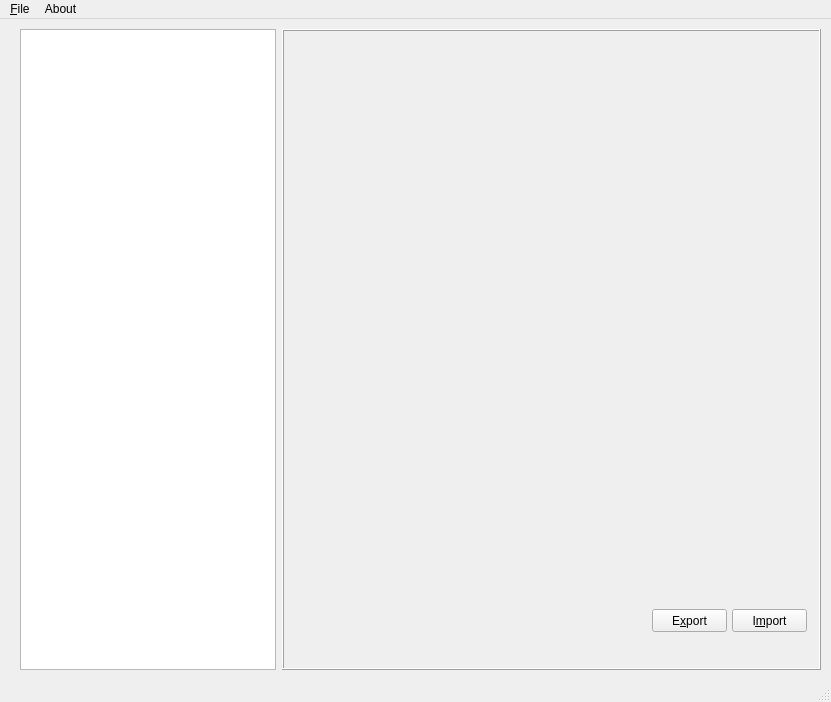
<?xml version="1.0" encoding="UTF-8"?>
<ui version="4.0">
 <class>MainWindow</class>
 <widget class="QMainWindow" name="MainWindow">
  <property name="geometry">
   <rect>
    <x>0</x>
    <y>0</y>
    <width>831</width>
    <height>702</height>
   </rect>
  </property>
  <property name="windowTitle">
   <string>RB2 character editor 1.1</string>
  </property>
  <widget class="QWidget" name="centralwidget">
   <widget class="QWidget" name="horizontalLayoutWidget">
    <property name="geometry">
     <rect>
      <x>20</x>
      <y>10</y>
      <width>801</width>
      <height>641</height>
     </rect>
    </property>
    <layout class="QHBoxLayout" name="horizontalLayout">
     <item>
      <widget class="QListView" name="listView">
       <property name="sizePolicy">
        <sizepolicy hsizetype="Fixed" vsizetype="Expanding">
         <horstretch>0</horstretch>
         <verstretch>0</verstretch>
        </sizepolicy>
       </property>
      </widget>
     </item>
     <item>
      <widget class="QFrame" name="frame">
       <property name="frameShape">
        <enum>QFrame::Box</enum>
       </property>
       <property name="frameShadow">
        <enum>QFrame::Raised</enum>
       </property>
       <widget class="QLabel" name="imageTexture">
        <property name="geometry">
         <rect>
          <x>40</x>
          <y>40</y>
          <width>461</width>
          <height>501</height>
         </rect>
        </property>
        <property name="text">
         <string/>
        </property>
       </widget>
       <widget class="QPushButton" name="exportButton">
        <property name="geometry">
         <rect>
          <x>370</x>
          <y>580</y>
          <width>75</width>
          <height>23</height>
         </rect>
        </property>
        <property name="text">
         <string>E&amp;xport</string>
        </property>
       </widget>
       <widget class="QPushButton" name="importButton">
        <property name="geometry">
         <rect>
          <x>450</x>
          <y>580</y>
          <width>75</width>
          <height>23</height>
         </rect>
        </property>
        <property name="text">
         <string>I&amp;mport</string>
        </property>
       </widget>
       <widget class="QLabel" name="sizeImageText">
        <property name="geometry">
         <rect>
          <x>130</x>
          <y>10</y>
          <width>151</width>
          <height>16</height>
         </rect>
        </property>
        <property name="text">
         <string/>
        </property>
       </widget>
       <widget class="QLabel" name="encodingImageText">
        <property name="geometry">
         <rect>
          <x>330</x>
          <y>10</y>
          <width>171</width>
          <height>16</height>
         </rect>
        </property>
        <property name="text">
         <string/>
        </property>
       </widget>
      </widget>
     </item>
    </layout>
   </widget>
  </widget>
  <widget class="QMenuBar" name="menubar">
   <property name="geometry">
    <rect>
     <x>0</x>
     <y>0</y>
     <width>831</width>
     <height>21</height>
    </rect>
   </property>
   <widget class="QMenu" name="menuFIle">
    <property name="title">
     <string>&amp;File</string>
    </property>
    <addaction name="actionOpen"/>
    <addaction name="actionSave"/>
    <addaction name="actionClose"/>
   </widget>
   <widget class="QMenu" name="menuAbout">
    <property name="title">
     <string>About</string>
    </property>
    <addaction name="actionAuthor"/>
    <addaction name="actionCredits"/>
   </widget>
   <addaction name="menuFIle"/>
   <addaction name="menuAbout"/>
  </widget>
  <widget class="QStatusBar" name="statusbar"/>
  <action name="actionOpen">
   <property name="text">
    <string>O&amp;pen</string>
   </property>
   <property name="shortcut">
    <string>Ctrl+O</string>
   </property>
  </action>
  <action name="actionClose">
   <property name="text">
    <string>&amp;Exit</string>
   </property>
   <property name="shortcut">
    <string>Ctrl+Q</string>
   </property>
  </action>
  <action name="actionSave">
   <property name="text">
    <string>Save</string>
   </property>
   <property name="shortcut">
    <string>Ctrl+S</string>
   </property>
  </action>
  <action name="actionAuthor">
   <property name="text">
    <string>A&amp;uthor</string>
   </property>
   <property name="shortcut">
    <string>Ctrl+A</string>
   </property>
  </action>
  <action name="actionCredits">
   <property name="text">
    <string>C&amp;redits</string>
   </property>
   <property name="shortcut">
    <string>Ctrl+C</string>
   </property>
  </action>
 </widget>
 <resources/>
 <connections/>
</ui>
